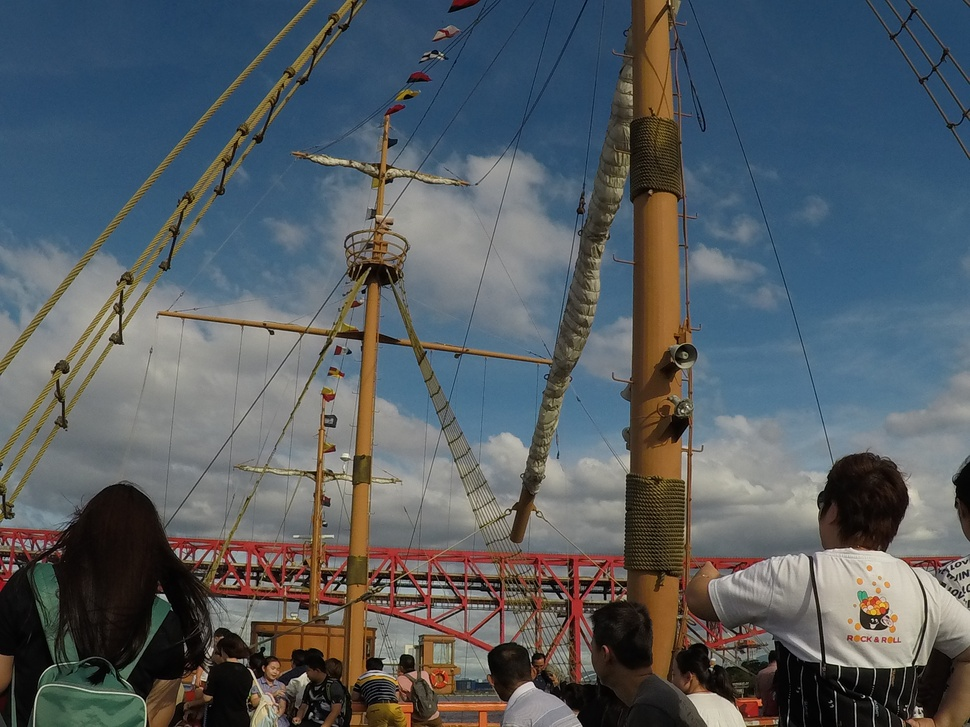
%> input picture boat.JPG, 970 x 727 px, shrunk from 4000 x 3000 before the run
$ octave edge_contour.m   (GNU Octave 9; MATLAB toolbox functions it lacks are replaced by stand-ins)
%> lines starting %> are read from the running program, lines starting %| are printed output that depends on the picture
boat=imread('boat.JPG');
%> boat is the input picture: size 727x970x3 uint8; mean R, G, B 85.5, 92.7, 98.1
gray=rgb2gray(boat);
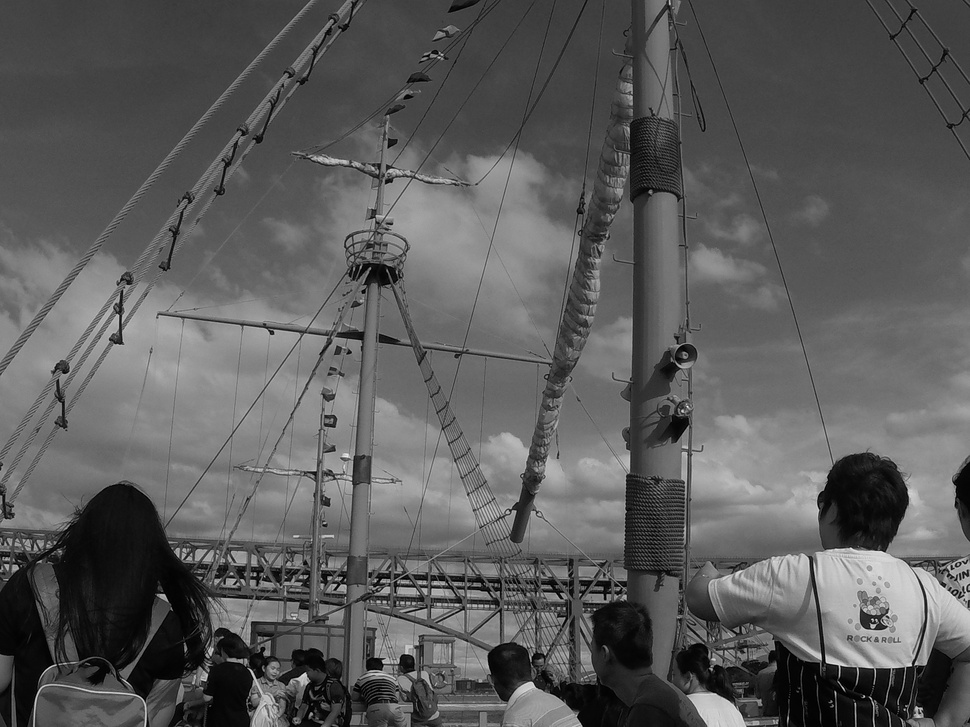
%> gray: size 727x970 uint8; min 0, max 253, mean 91.2

sobel=edge(gray,'sobel');
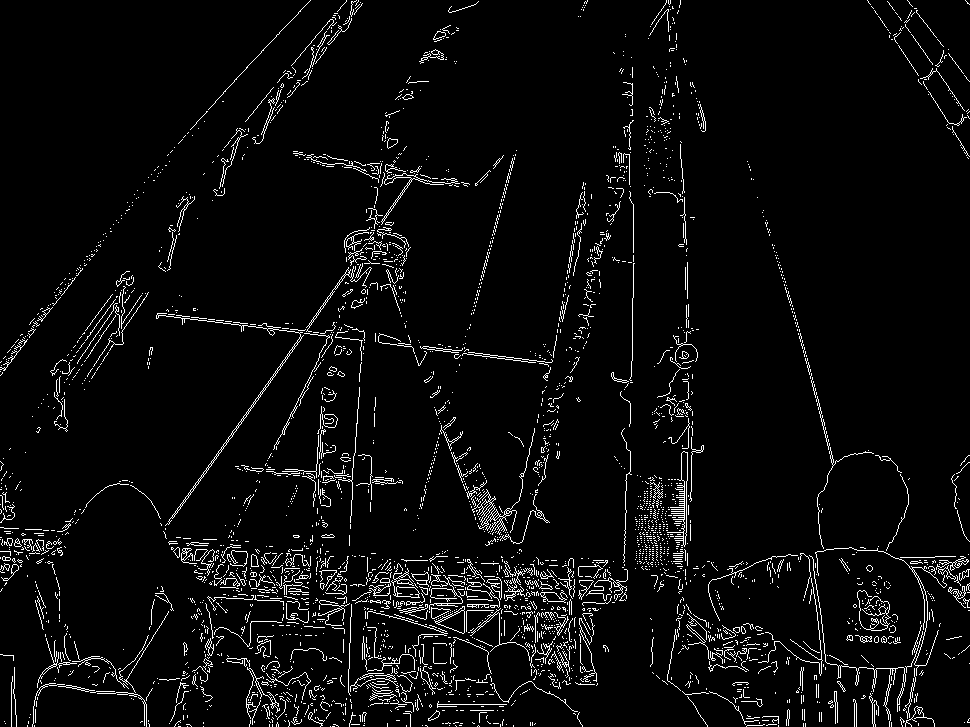
%> sobel: size 727x970 logical; 4.5% white in thin lines or dots
prewitt=edge(gray,'prewitt');
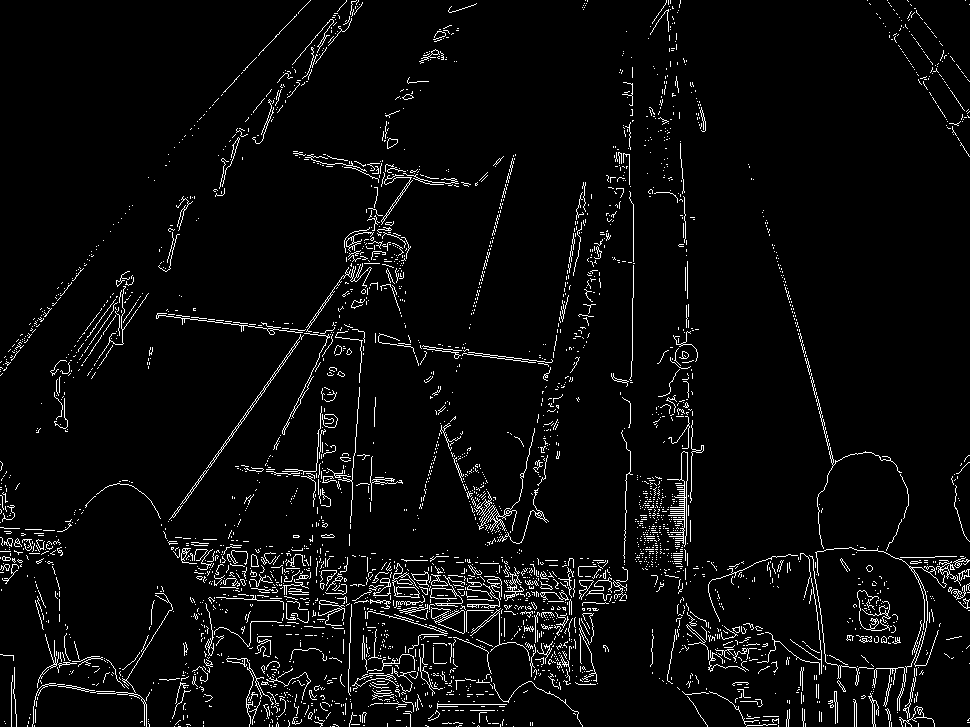
%> prewitt: size 727x970 logical; 4.4% white in thin lines or dots
f=fspecial('laplacian');
laplac=imfilter(gray,f,'symmetric');
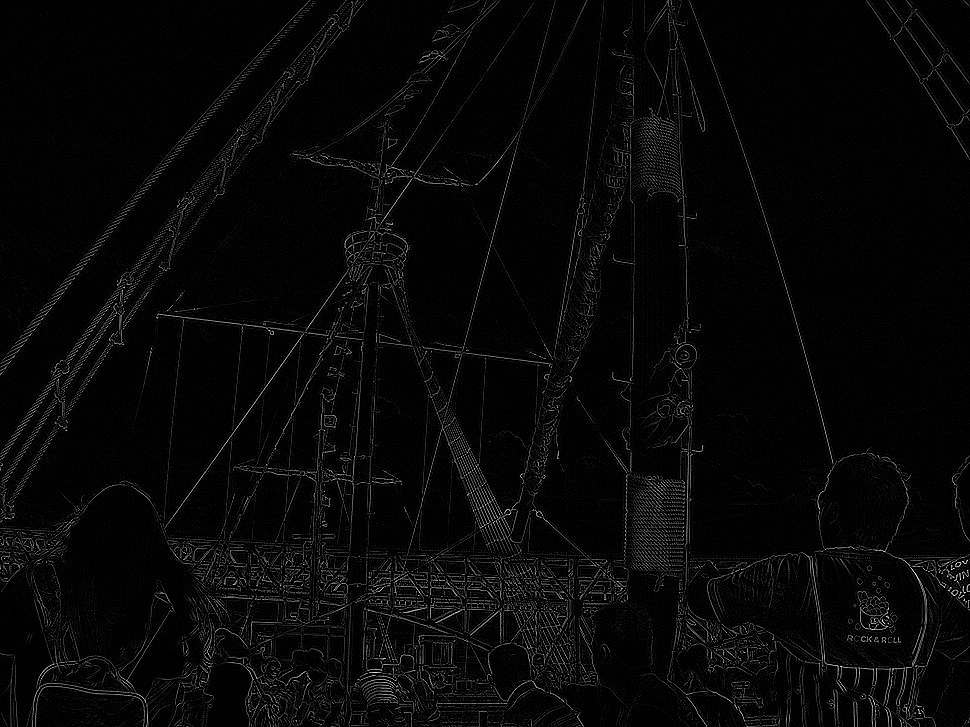
%> laplac: size 727x970 uint8; min 0, max 255, mean 7.5
canny=edge(gray,'canny');
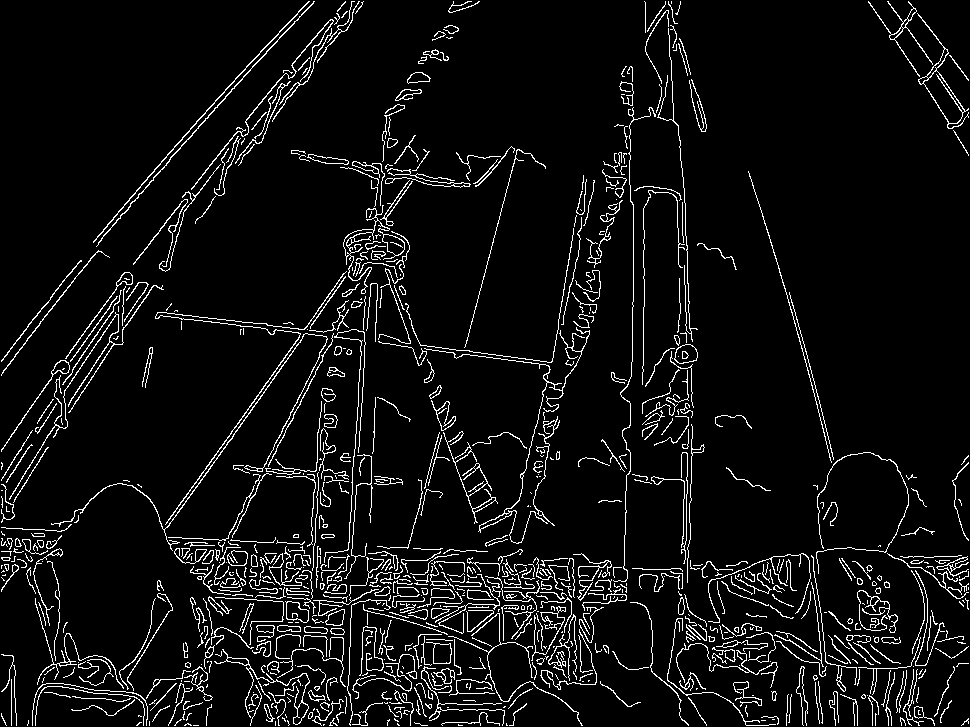
%> canny: size 727x970 logical; 6.3% white in thin lines or dots

subplot(2,3,1);
imshow(boat);title('Original image');
subplot(2,3,2);
imshow(gray);title('Gray image');
subplot(2,3,3);
imshow(sobel,[]);title('Sobel image');
subplot(2,3,4);
imshow(prewitt,[]);title('Prewitt image');
subplot(2,3,5);
imshow(laplac,[]);title('laplac image');
subplot(2,3,6);
imshow(canny,[]);title('Canny image');
